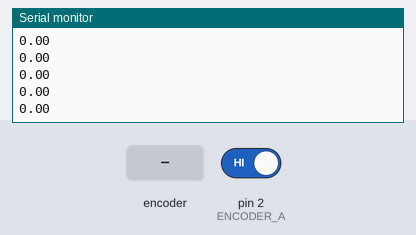
Bench run of a sketch on a simulated Arduino Uno, built with avr-gcc and run on an emulated ATmega328P. On the bench: the last lines printed to the serial monitor. The test bench sets the inputs (shaded band); at power-on: pin 2 (ENCODER_A) HIGH.

Above: at 1.2 s.
1.3 s: rotary encoder on pin 2 (ENCODER_A) / pin 3 (ENCODER_B) turned 1 step (first pin leading)
At 1.8 s:
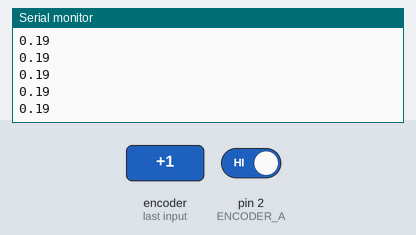
3.0 s: rotary encoder on pin 2 (ENCODER_A) / pin 3 (ENCODER_B) turned 1 step (first pin leading)
At 3.7 s:
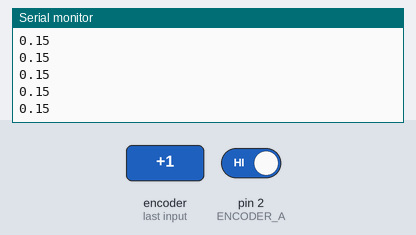
Timing chart, 0 to 6.0 s (numbered marks = the images above; inputs shaded):
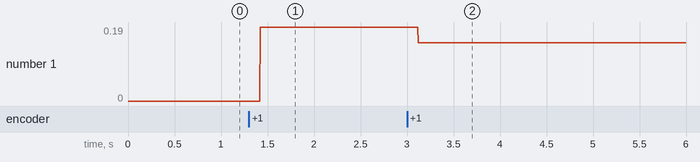

The sketch:

sketch_nov29b.ino
```cpp
#include <Wire.h>

#define ENCODER_A   2
#define ENCODER_B   3
#define GEARING     20
#define ENCODERMULT 12

volatile signed long Count = 0;
volatile signed long CountA = 0;
volatile signed long CountB = 0;
volatile float RPM = 0;
volatile uint32_t lastA = 0;

void setup() {
  // put your setup code here, to run once:
    Serial.begin(9600);

  pinMode(ENCODER_B, INPUT_PULLUP);
  pinMode(ENCODER_A, INPUT_PULLUP);

 attachInterrupt(digitalPinToInterrupt(ENCODER_A), interruptA, RISING);
}

void loop() {
  // put your main code here, to run repeatedly:
  readEncoder(ENCODER_A, ENCODER_B);
 //Serial.println(Count);

 //Serial.println(analogRead(ENCODER_B)/1023.0);
}

void interruptA() {

  uint32_t currA = micros();
  if (lastA < currA) {
    // did not wrap around
    float rev = currA - lastA;  // us
    rev = 1.0 / rev;            // rev per us
    rev *= 1000000;             // rev per sec
    rev *= 60;                  // rev per min
    rev /= GEARING;             // account for gear ratio
    rev /= ENCODERMULT;         // account for multiple ticks per rotation
    RPM = rev;
  }
  lastA = currA;
}

void readEncoder(int pinA, int pinB) {

  //Serial.println(readA);
  //Serial.println(readB);
  Serial.println(RPM);

}
```

Measured:
- after the input at 1.3 s, the serial monitor: prints a new line after 0.12 s (image 1)
- after the input at 3.0 s, the serial monitor: prints a new line after 0.12 s (image 2)
- plotted number 1: 0 → 0.19 after the input at 1.3 s, 0.19 → 0.15 after the input at 3.0 s
